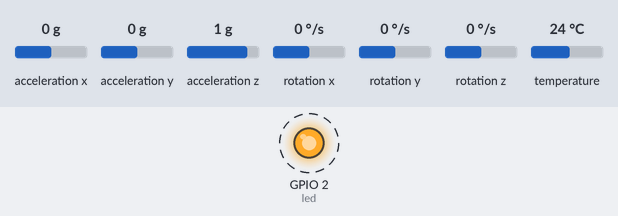
Bench run of a program on a simulated ESP32 board running MicroPython. Shown: output pins drawn as LEDs (lit = HIGH). Dashed ring = blinking. The inputs (shaded band) are chosen by the test bench; at power-on: acceleration x 0 g, acceleration y 0 g, acceleration z 1 g, rotation x 0 °/s, rotation y 0 °/s, rotation z 0 °/s, temperature 24 °C. Files the program writes start out absent; library files of the repository ran but are not shown: mpu6050.py; what the program prints to the serial console is not drawn.

Above: at 0.3 s.
Timing chart, 0 to 3.0 s (numbered marks = the images above):
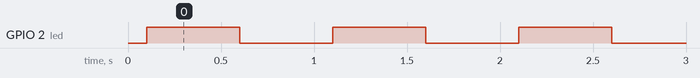

The program:

main.py
```python
# Program ini digunakan untuk merekam gerakan tangan selama 50 sesi dengan durasi 5 detik per sesinya dengan
# Setiap sesi terdapat jeda antar sesi selama 3 detik
# Terdapat jeda 10 detik yang ditandai dengan indikator LED internal ESP32 yang berkedip sebelum program mulai merekam gerakan pengguna
# Pada saat merekam LED internal ESP32 akan menyala, perekaman berlangsung selama kurang lebih 7 menit untuk tiap 50 sesi
# MPU6050 SDA(21) SCL(21)
# modul sdcard SCK(18) MOSI(23) MISO (19) CS(5)


from machine import Pin, I2C, SPI
import utime
import uos
import sdcard
from mpu6050 import init_mpu6050, get_mpu6050_data

# Inisialisasi I2C untuk MPU6050
i2c = I2C(0, scl=Pin(22), sda=Pin(21), freq=400000)
init_mpu6050(i2c)

# Inisialisasi SPI untuk SD Card
spi = SPI(2, baudrate=1000000, sck=Pin(18), mosi=Pin(23), miso=Pin(19))
cs = Pin(5, Pin.OUT)
sd = sdcard.SDCard(spi, cs)
vfs = uos.VfsFat(sd)
uos.mount(vfs, "/sd")

# Inisialisasi LED indikator
led = Pin(2, Pin.OUT)
led.off()

# Konstanta
g = 9.80665
sampling_rate = 100  # 100 Hz
interval_ms = int(1000 / sampling_rate)
samples_per_session = 500
total_sessions = 50
delay_between_sessions = 3000

# Delay awal untuk persiapan
print("Menunggu 10 detik sebelum mulai logging...")
for i in range(10):
    led.on()
    utime.sleep(0.5)
    led.off()
    utime.sleep(0.5)

# Mulai Logging
led.on()

for session in range(1, total_sessions + 1):
    print("Mulai sesi", session)
    filename = "/sd/berlari.{}.csv".format(session) # nama file dapat diganti sesuai aktifitas

    buffer = ["time_ms,x,y,z\n"]  # Header file CSV
    t0 = utime.ticks_ms()

    for i in range(samples_per_session):
        start = utime.ticks_ms()

        t_now = utime.ticks_diff(start, t0)
        data = get_mpu6050_data(i2c)

        ax_raw = data['accel']['x']
        ay_raw = data['accel']['y']
        az_raw = data['accel']['z']

        # Orientasi baru (karena pemasangan mpu horizontal)
        ax = ay_raw * g
        ay = -ax_raw * g
        az = az_raw * g

        buffer.append("{},{:.2f},{:.2f},{:.2f}\n".format(t_now, ax, ay, az))

        elapsed = utime.ticks_diff(utime.ticks_ms(), start)
        if elapsed < interval_ms:
            utime.sleep_ms(interval_ms - elapsed)

    # Simpan ke SD card
    with open(filename, "w") as f:
        for line in buffer:
            f.write(line)

    print("Sesi {} selesai. File: {}".format(session, filename))
    utime.sleep_ms(delay_between_sessions)

led.off()

print("Semua {} sesi selesai. Data tersimpan di SD card.".format(total_sessions))
```

Measured:
- by itself, GPIO 2 (led): alternates HIGH for 0.50 s and LOW for 0.50 s, 21 changes in all, then stays HIGH
